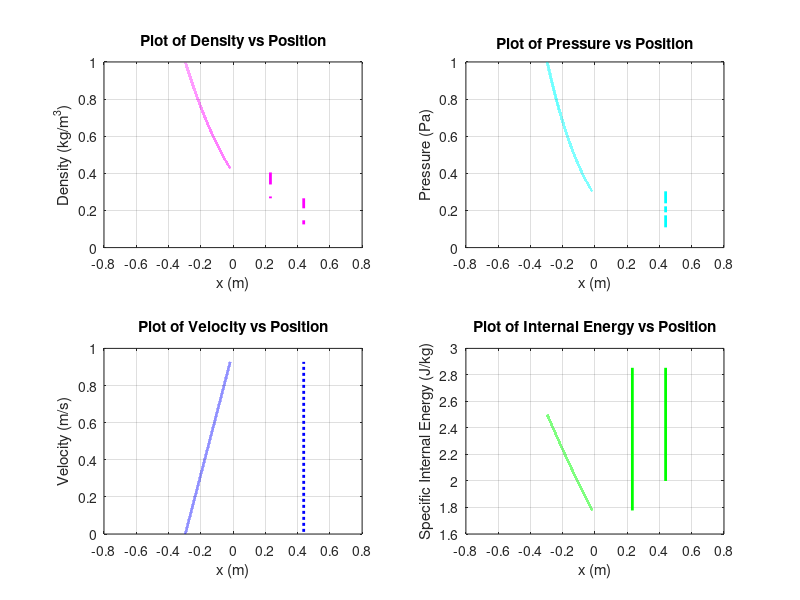

Reproduce this figure in MATLAB.
%-----THIS IS THE PROGRAM TO FIND THE EXACT SOLUTION FOR TEST-1------------
%------- OF A RIEMANN PROBLEM AND HELPS TO FIND THE DENSITY,---------------
%----------PRESSURE, VELOCITY AND INTERNAL ENERGY USING -------------------
%--------------------NEWTON RAPHSON METHOD---------------------------------
%--------------------------------------------------------------------------
%--------------------------------------------------------------------------
%-----Test 1 is the so called Sod test problem. This is a very mild test 
%-----and its solution consists of a left rarefaction, a contact and a
%-----right shock. On running the program the graph which appears shows
%-----solution profiles for density, velocity, pressure and specific 
%-----internal energy across the complete wave structure, at time 0.25 units
%--------------------------------------------------------------------------
%--------------------------------------------------------------------------


function TEST1()

    % Define and globalizing initial conditions
    global rho_l P_l u_l rho_r P_r u_r gamma mu a_l a_r

    rho_l = 1;
    P_l = 1;
    u_l = 0;

    rho_r = 0.125;
    P_r = 0.1;
    u_r = 0;

    gamma = 1.4;
    mu = sqrt((gamma-1)/(gamma+1));
    a_l = sqrt(gamma*P_l/rho_l);
    a_r = sqrt(gamma*P_r/rho_r);

  
    time = 0.25;
    data = Test_1(time);
    plotData(data);

end

function plotData(data)

    figure,
    subplot(2,2,1),
    plot(data.x, data.rho, '--m', 'LineWidth', 2);
    xlabel('x (m)');
    ylabel('Density (kg/m^3)');
    title('Plot of Density vs Position');
    grid on;

    subplot(2,2,2),
    plot(data.x, data.P, '-.c', 'LineWidth', 2);
    xlabel('x (m)');
    ylabel('Pressure (Pa)');
    title('Plot of Pressure vs Position');
    grid on;

    subplot(2,2,3),
    plot(data.x, data.u, ':b', 'LineWidth', 2);
    xlabel('x (m)');
    ylabel('Velocity (m/s)');
    title('Plot of Velocity vs Position');
    grid on;

    subplot(2,2,4),
    plot(data.x, data.e, '-g', 'LineWidth', 2);
    xlabel('x (m)');
    ylabel('Specific Internal Energy (J/kg)');
    title('Plot of Internal Energy vs Position');
    grid on;
end

function [data] = Test_1(t)
   
    global rho_l P_l u_l rho_r P_r u_r gamma mu a_l a_r
    
    % Initial conditions
    x0 = 0;

    % Test 1
    P_star = fzero(@FunctionTest1, 0.31527);
    v_star = 2*(sqrt(gamma)/(gamma - 1))*(1 - power(P_star/P_l, (gamma - 1)/(2*gamma)));
    rho_star_R = rho_r*((P_star/P_r) + mu^2 )/(1 + mu*mu*(P_star/P_r));
    v_shock = v_star*((rho_star_R/rho_r)/( (rho_star_R/rho_r) - 1));
    rho_middle = rho_l*power((P_star/P_l), 1/gamma);


    x1 = x0 - (a_l)*t;  %Here u_l is zero so it was removed from the program to improve efficiency
    x3 = x0 + v_star*t;
    x4 = x0 + v_shock*t;


    c_2 = a_l - ((gamma - 1)/2)*v_star;
    x2 = x0 + (v_star - c_2)*t;

    disp("p*")
    disp(P_star);
    disp("u*")
    disp(v_star);
    disp("rho*L")
    disp(rho_middle);
    disp("rho*R")
    disp(rho_star_R);

    n_points = 100000;   
    x_min = -0.5;
    x_max = 0.5;

    x = linspace(x_min, x_max, n_points);
    data.x = x';
    data.rho = zeros(n_points, 1);   
    data.P = zeros(n_points, 1);     
    data.u = zeros(n_points, 1);     
    data.e = zeros(n_points, 1);    

    for index = 1:n_points
        if data.x(index) < x1
            data.rho(index) = rho_l;
            data.P(index) = P_l;
            data.u(index) = u_l;
        elseif (x1 <= data.x(index) && data.x(index) <= x2)
            
            c = mu*mu*((x0 - data.x(index))/t) + (1 - mu*mu)*a_l; 
            data.rho(index) = rho_l*power((c/a_l), 2/(gamma - 1));
            data.P(index) = P_l*power((data.rho(index)/rho_l), gamma);
            data.u(index) = (1 - mu*mu)*((-(x0-data.x(index))/t) + a_l);
        elseif (x2 <= data.x(index) && data.x(index) <= x3)
            
            data.rho(index) = rho_middle;
            data.P(index) = P_star;
            data.u(index) = v_star;
        elseif (x3 <= data.x(index) && data.x(index) <= x4)
            
            data.rho(index) = rho_star_R;
            data.P(index) = P_star;
            data.u(index) = v_star;
        elseif x4 < data.x(index)

            data.rho(index) = rho_r;
            data.P(index) = P_r;
            data.u(index) = u_r;
        end
        data.e(index) = data.P(index)/((gamma - 1)*data.rho(index));
    end
end

function y = FunctionTest1(P)
    global rho_l P_l u_l rho_r P_r u_r gamma mu a_l a_r
    
    
    A_R = 2/((gamma+1)*rho_r);
    B_R = (mu*mu*P_r);
    A_L = 2/((gamma+1)*rho_l);
    B_L = (mu*mu*P_l);
    
    y = (P - P_r)*sqrt((A_R/(B_R+P))) + ((2*a_l)/(gamma-1))*(power((P/P_l),(gamma-1)/(2*gamma))-1) + u_r - u_l;

end